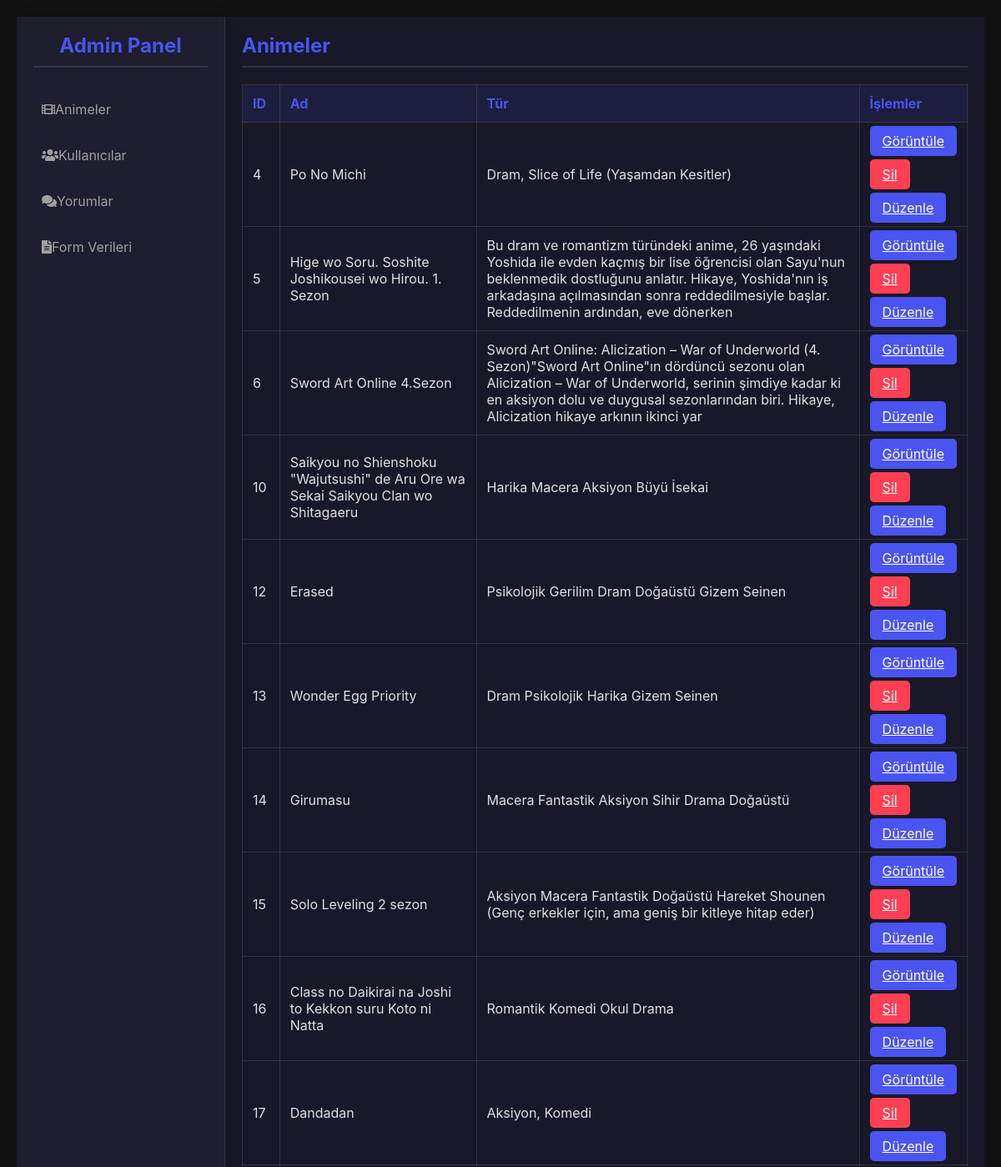
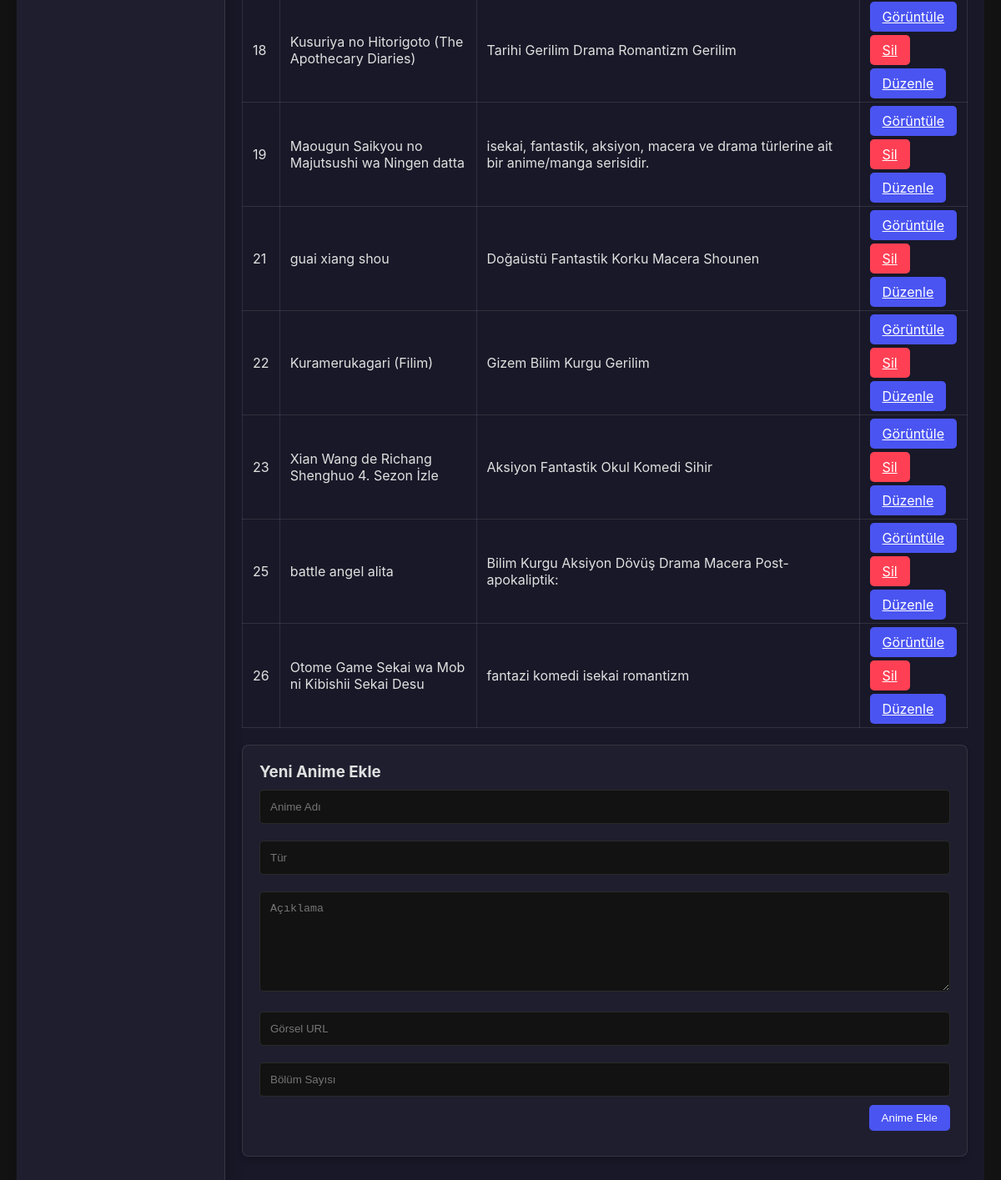
The app's page /admin.php with its own data (2 pictures, top to bottom).
### tables this page shows
CREATE TABLE `animes` (
  `id` int(11) NOT NULL,
  `name` varchar(255) NOT NULL,
  `genre` varchar(255) NOT NULL,
  `description` text NOT NULL,
  `image_url` varchar(255) NOT NULL,
  `created_at` timestamp NOT NULL DEFAULT current_timestamp(),
  `episode_count` int(11) NOT NULL
);

### admin.php (the view, shortened to what this page needs)
<?php
include 'db.php';
$action = isset($_GET['action']) ? $_GET['action'] : '';
$anime_id = isset($_GET['anime_id']) ? (int)$_GET['anime_id'] : 0;
$episode_id = isset($_GET['episode_id']) ? (int)$_GET['episode_id'] : 0;
$fansub_id = isset($_GET['fansub_id']) ? (int)$_GET['fansub_id'] : 0;
$fansub_link_id = isset($_GET['fansub_link_id']) ? (int)$_GET['fansub_link_id'] : 0;
$comment_id = isset($_GET['comment_id']) ? (int)$_GET['comment_id'] : 0;
$user_id = isset($_GET['user_id']) ? (int)$_GET['user_id'] : 0;
if ($action == '') {
    $stmt = $pdo->query("SELECT * FROM animes");
    $animes = $stmt->fetchAll(PDO::FETCH_ASSOC);
} elseif ($action == 'view_users') {
    $stmt = $pdo->query("SELECT * FROM users");
    $users = $stmt->fetchAll(PDO::FETCH_ASSOC);
} elseif ($action == 'view_comments') {
    $stmt = $pdo->query("SELECT comments.*, animes.name AS anime_name, users.username AS user_name FROM comments JOIN animes ON comments.anime_id = animes.id JOIN users ON comments.user_id = users.id");
    $comments = $stmt->fetchAll(PDO::FETCH_ASSOC);
} elseif ($action == 'edit_anime' && $anime_id > 0) {
    $stmt = $pdo->prepare("SELECT * FROM animes WHERE id = ?");
    $stmt->execute([$anime_id]);
    $anime = $stmt->fetch(PDO::FETCH_ASSOC);
} elseif ($action == 'edit_episode' && $episode_id > 0) {
    $stmt = $pdo->prepare("SELECT * FROM episodes WHERE id = ?");
    $stmt->execute([$episode_id]);
    $episode = $stmt->fetch(PDO::FETCH_ASSOC);
} elseif ($action == 'edit_fansub' && $fansub_id > 0) {
    $stmt = $pdo->prepare("SELECT * FROM fansubs WHERE id = ?");
    $stmt->execute([$fansub_id]);
    $fansub = $stmt->fetch(PDO::FETCH_ASSOC);
} elseif ($action == 'edit_fansub_link' && $fansub_link_id > 0) {
    $stmt = $pdo->prepare("SELECT * FROM fansub_links WHERE id = ?");
    $stmt->execute([$fansub_link_id]);
    $fansub_link = $stmt->fetch(PDO::FETCH_ASSOC);
} elseif ($action == 'edit_user' && $user_id > 0) {
    $stmt = $pdo->prepare("SELECT * FROM users WHERE id = ?");
    $stmt->execute([$user_id]);
    $user = $stmt->fetch(PDO::FETCH_ASSOC);
} elseif ($action == 'edit_comment' && $comment_id > 0) {
    $stmt = $pdo->prepare("SELECT * FROM comments WHERE id = ?");
    $stmt->execute([$comment_id]);
    $comment = $stmt->fetch(PDO::FETCH_ASSOC);
} elseif ($action == 'view_forms') {
    $stmt = $pdo->query("SELECT * FROM form");
    $forms = $stmt->fetchAll(PDO::FETCH_ASSOC);
}
?>
<!DOCTYPE html>
<html>
<head>
</head>
<!DOCTYPE html>
<html lang="en">
<head>
    <link href="https://cdnjs.cloudflare.com/ajax/libs/font-awesome/5.15.3/css/all.min.css" rel="stylesheet">
</head>
<body>
    <div class="container">
        <aside class="sidebar">
            <h2>Admin Panel</h2>
            <nav>
                <ul>
                    <li><a href="admin.php"><i class="fas fa-film"></i> Animeler</a></li>
                    <li><a href="admin.php?action=view_users"><i class="fas fa-users"></i> Kullanıcılar</a></li>
                    <li><a href="admin.php?action=view_comments"><i class="fas fa-comments"></i> Yorumlar</a></li>
                    <li><a href="admin.php?action=view_forms"><i class="fas fa-file-alt"></i> Form Verileri</a></li>
                </ul>
            </nav>
        </aside>
        <main class="main-content">
            <section class="content">
                <?php if ($action == ''): ?>
                    <h2>Animeler</h2>
                    <div class="table-wrapper">
                        <table>
                            <thead>
                                <tr>
                                    <th>ID</th>
                                    <th>Ad</th>
                                    <th>Tür</th>
                                    <th>İşlemler</th>
                                </tr>
                            </thead>
                            <tbody>
                                <?php foreach ($animes as $anime): ?>
                                <tr>
                                    <td><?= $anime['id'] ?></td>
                                    <td><?= htmlspecialchars($anime['name']) ?></td>
                                    <td><?= htmlspecialchars($anime['genre']) ?></td>
                                    <td>
                                        <a href="admin.php?action=view_episodes&anime_id=<?= $anime['id'] ?>" class="btn">Görüntüle</a>
                                         <div>.</div>
                                        <a href="admin.php?delete=<?= $anime['id'] ?>&type=anime" class="btn delete">Sil</a>
                                        <div>.</div>
                                        <a href="admin.php?action=edit_anime&anime_id=<?= $anime['id'] ?>" class="btn">Düzenle</a>
                                    </td>
                                </tr>
                                <?php endforeach; ?>
                            </tbody>
                        </table>
                    </div>
                    <div class="form-container">
                        <h3>Yeni Anime Ekle</h3>
                        <form action="admin.php" method="POST">
                            <input type="text" name="name" placeholder="Anime Adı" required><br>
                            <input type="text" name="genre" placeholder="Tür" required><br>
                            <textarea name="description" placeholder="Açıklama" required></textarea><br>
                            <input type="text" name="image_url" placeholder="Görsel URL" required><br>
                            <input type="number" name="episode_count" placeholder="Bölüm Sayısı" required><br>
                            <div class="form-actions">
                                <button type="submit" name="add_anime" class="btn">Anime Ekle</button>
                            </div>
                        </form>
                    </div>
                <?php endif; ?>
            </section>
        </main>
    </div>
</body>
</html>

### admin.php (style rules this page uses)
.sidebar { background: rgba(255, 255, 255, 0.1); backdrop-filter: blur(10px); border-right: 1px solid rgba(255, 255, 255, 0.125); }
body { font-family: Arial, sans-serif; margin: 20px; }
* { margin: 0; padding: 0; box-sizing: border-box; }
body { font-family: 'Inter', 'Arial', sans-serif; background-color: #121212; color: #e0e0e0; display: flex; height: 100vh; }
.container { display: flex; width: 100%; }
.sidebar { width: 250px; background-color: #1e1e2e; padding: 20px; border-right: 1px solid rgba(255,255,255,0.1); box-shadow: 5px 0 15px rgba(0,0,0,0.2); }
.sidebar h2 { text-align: center; margin-bottom: 30px; color: #4a54f1; }
.sidebar nav ul { list-style: none; }
.sidebar nav ul li { margin: 15px 0; }
.sidebar nav ul li a { color: #a0a0a0; text-decoration: none; display: flex; align-items: center; padding: 10px; border-radius: 5px; transition: all 0.3s ease; }
.main-content { flex: 1; padding: 20px; background-color: #181828; overflow-y: auto; }
h2 { font-size: 24px; margin-bottom: 20px; border-bottom: 2px solid rgba(255,255,255,0.1); padding-bottom: 10px; color: #4a54f1; }
.table-wrapper { margin-top: 20px; }
table { width: 100%; border-collapse: collapse; margin-bottom: 20px; }
table, th, td { border: 1px solid rgba(255,255,255,0.1); }
th, td { padding: 12px; text-align: left; color: #e0e0e0; }
th { background-color: rgba(74,84,241,0.1); color: #4a54f1; }
.btn { background-color: #4a54f1; color: white; padding: 8px 15px; border: none; border-radius: 5px; cursor: pointer; margin-bottom: 10px; transition: all 0.3s ease; }
.btn.delete { background-color: #ff4054; }
.form-container { background-color: #1e1e2e; padding: 20px; border-radius: 8px; margin-bottom: 20px; border: 1px solid rgba(255,255,255,0.1); box-shadow: 0 4px 6px rgba(0,0,0,0.2); }
input[type="text"], input[type="number"], input[type="email"], textarea { width: 100%; padding: 12px; margin: 10px 0; border: 1px solid rgba(255,255,255,0.1); border-radius: 5px; background-color: #121212; color: #e0e0e0; transition: all 0.3s ease; }
textarea { height: 120px; }
.form-actions { display: flex; justify-content: flex-end; }

### records on screen
animes: id "4", name "Po No Michi", genre "Dram, Slice of Life (Yaşamdan Kesitler)"
animes: id "5", name "Hige wo Soru. Soshite Joshikousei wo Hirou. 1. Sezon", genre "Bu dram ve romantizm türündeki anime, 26 yaşındaki Yoshida ile evden kaçmış bir lise öğrencisi olan Sayu'nun beklenmedik dostluğunu anlatır. Hikaye, Yoshida'nın iş arkadaşına açılmasından sonra reddedilmesiyle başlar. Reddedilmenin ardından, eve dönerken"
animes: id "6", name "Sword Art Online 4.Sezon", genre "Sword Art Online: Alicization – War of Underworld (4. Sezon)\"Sword Art Online\"ın dördüncü sezonu olan Alicization – War of Underworld, serinin şimdiye kadar ki en aksiyon dolu ve duygusal sezonlarından biri. Hikaye, Alicization hikaye arkının ikinci yar"
animes: id "10", name "Saikyou no Shienshoku \"Wajutsushi\" de Aru Ore wa Sekai Saikyou Clan wo Shitagaeru", genre "Harika Macera Aksiyon Büyü İsekai"
animes: id "12", name "Erased", genre "Psikolojik Gerilim Dram Doğaüstü Gizem Seinen"
animes: id "13", name "Wonder Egg Priority", genre "Dram Psikolojik Harika Gizem Seinen"
animes: id "14", name "Girumasu", genre "Macera Fantastik Aksiyon Sihir Drama Doğaüstü"
animes: id "15", name "Solo Leveling 2 sezon", genre "Aksiyon Macera Fantastik Doğaüstü Hareket Shounen (Genç erkekler için, ama geniş bir kitleye hitap eder)"
animes: id "16", name "Class no Daikirai na Joshi to Kekkon suru Koto ni Natta", genre "Romantik Komedi Okul Drama"
animes: id "17", name "Dandadan", genre "Aksiyon, Komedi"
animes: id "18", name "Kusuriya no Hitorigoto (The Apothecary Diaries)", genre "Tarihi Gerilim Drama Romantizm Gerilim"
animes: id "19", name "Maougun Saikyou no Majutsushi wa Ningen datta", genre "isekai, fantastik, aksiyon, macera ve drama türlerine ait bir anime/manga serisidir."
animes: id "21", name "guai xiang shou", genre "Doğaüstü Fantastik Korku Macera Shounen"
animes: id "22", name "Kuramerukagari (Filim)", genre "Gizem Bilim Kurgu Gerilim"
animes: id "23", name "Xian Wang de Richang Shenghuo 4. Sezon İzle", genre "Aksiyon Fantastik Okul Komedi Sihir"
animes: id "25", name "battle angel alita", genre "Bilim Kurgu Aksiyon Dövüş Drama Macera Post-apokaliptik:"
animes: id "26", name "Otome Game Sekai wa Mob ni Kibishii Sekai Desu", genre "fantazi komedi isekai romantizm"
